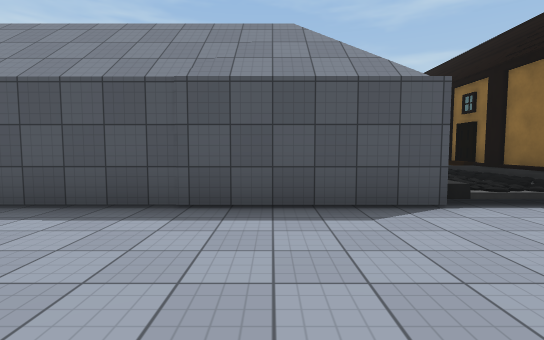
View 1 (above)

16 first-person views from a walk through a scene from a Unity 3-D project. The camera is 1.4 m above the floor, tilts 4° down and sees 85° across. The floor is counted in squares, 2 m on a side. Each view is taken from the middle of a square. On the plan, view 1 faces up. The plan holds only what a view shows up to about 10 squares ahead; the rest is blank. The place goes on beyond the plan. The player character is not drawn. Surface patterns are stand-ins for the level's own textures.

View 2
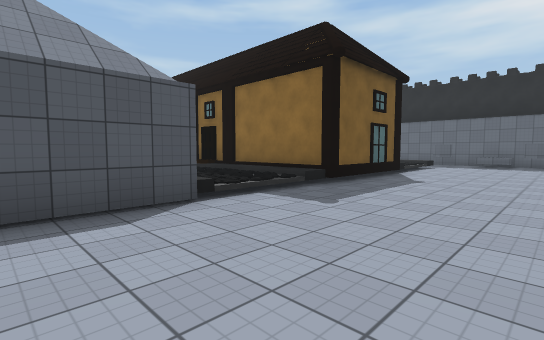

View 3
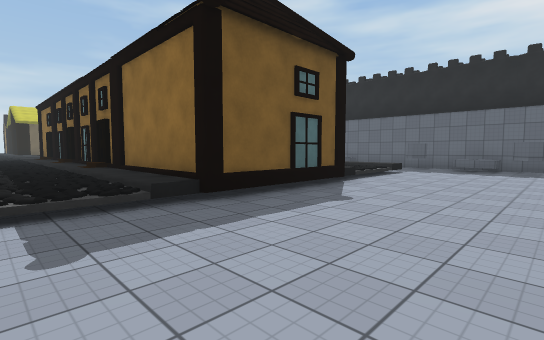

View 4
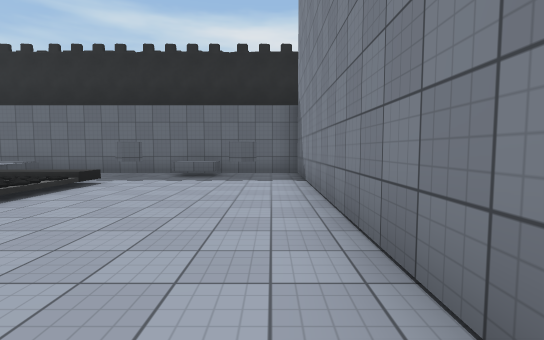

View 5
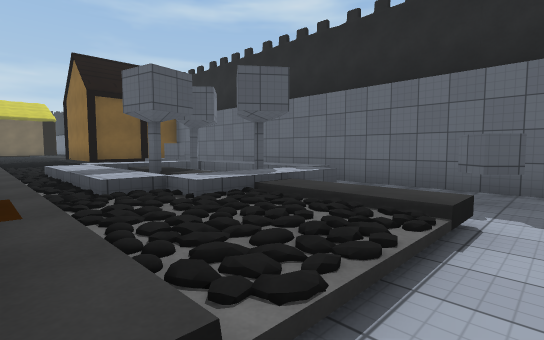

View 6
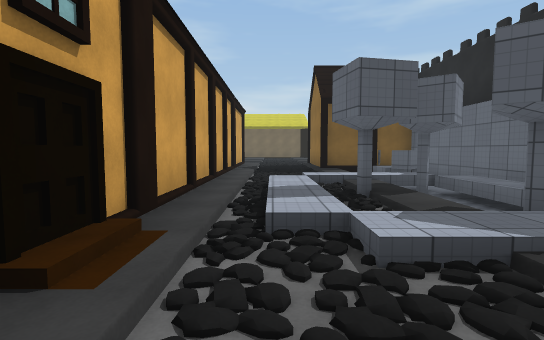

View 7
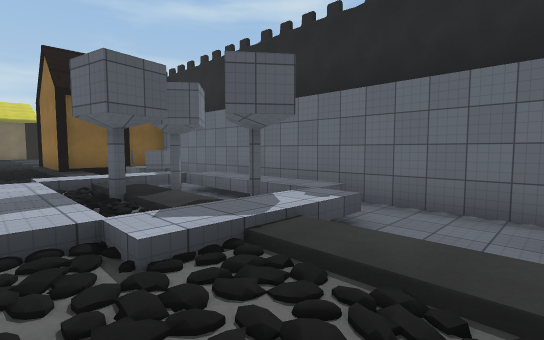

View 8
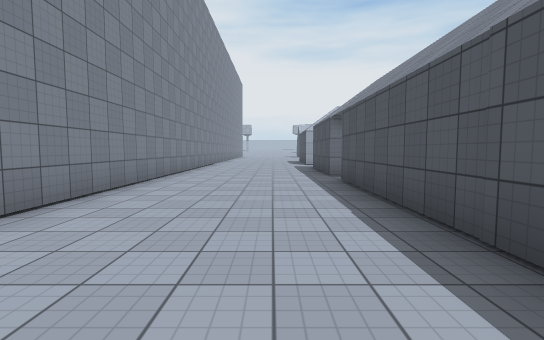

View 9
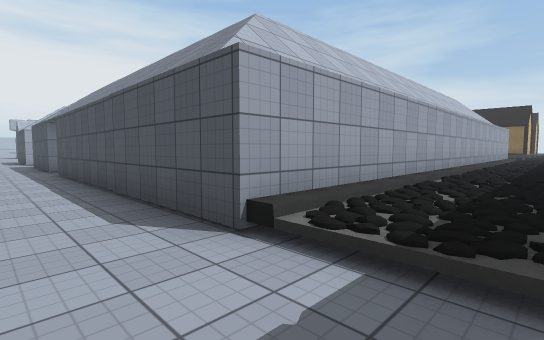

View 10
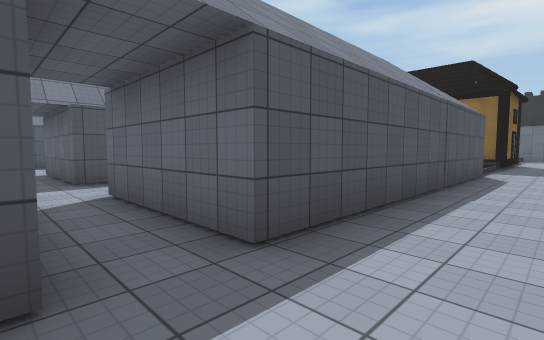

View 11
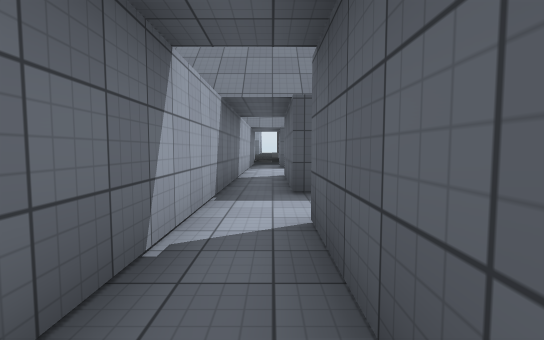

View 12
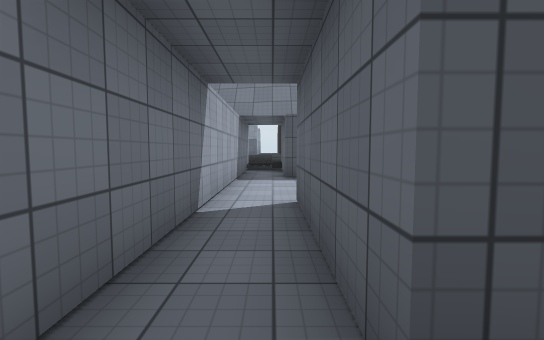

View 13
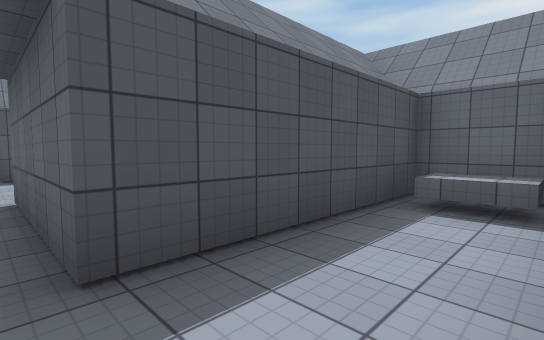

View 14
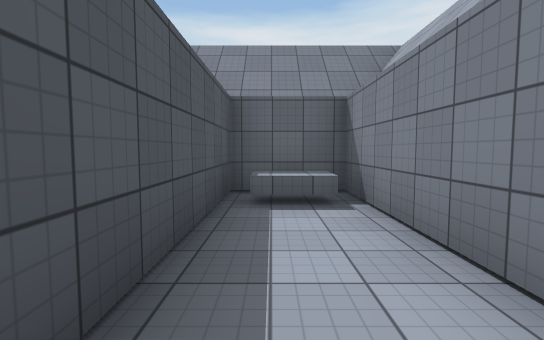

View 15
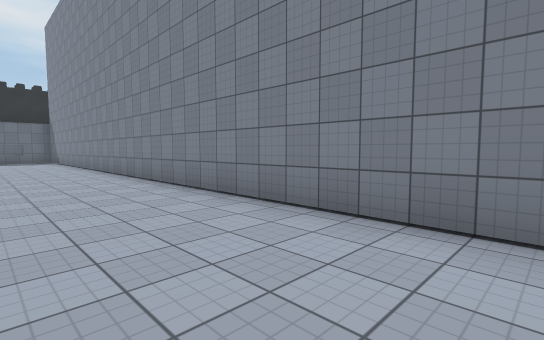

View 16
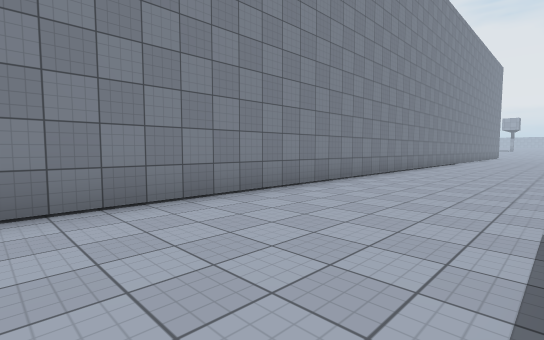

### Floor plan
Key: @ floor where view 1 was taken; # wall or solid block; . main floor; : floor 0.25 m higher than the main floor; + floor 0.5 m higher than the main floor; * floor 0.75 m higher than the main floor; = window, fence, low wall or low ledge; ^ raised ledge; v drop or lower ground; H house.
Columns run from 9 left of view 1 to 15 right of it. Each row starts with its distance up from view 1.
 18   ###
 17   #.#                H
 16   #.#                HH
 15   #.                 H
 14   #.       #:     H: HHH
 13   #.       #++    H+++=^#
 12   #.#      #++H   H+++###
 11   #.#      #+:H   H+:+=##
 10   #.#      #+:HHH H*: v=#
  9   #.#####  #+:HHH H*:vv=#
  8   #....^#  #::HHH H*:vv=#
  7   #.....#  #::HHH H*:vv=#
  6   #.#####  #++HHH H+**=.#
  5   #.####   #++HHH H+++..#
  4 ###.########+:HHHHH+:=.##
  3 ........................#
  2 .......................^#
  1 .......................##
  0 .........@..............#
 -1 #########################

Where each view was taken, in squares from view 1:
view 1: 0 up, 0 right, facing up
view 2: 0 up, 0 right, facing up-right
view 3: 0 up, 3 right, facing up-right
view 4: 0 up, 6 right, facing right
view 5: 3 up, 9 right, facing up-right
view 6: 4 up, 10 right, facing up
view 7: 4 up, 10 right, facing up-right
view 8: 2 up, 1 right, facing left
view 9: 2 up, 4 right, facing up-left
view 10: 2 up, 7 left, facing up-right
view 11: 4 up, 6 left, facing up
view 12: 8 up, 6 left, facing up
view 13: 7 up, 6 left, facing up-right
view 14: 8 up, 6 left, facing right
view 15: 2 up, 4 left, facing down-right
view 16: 3 up, 1 right, facing down-left
